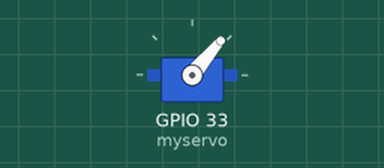
The sketch below on a simulated ESP32. Shown: servo.

Above: at 0.05 s.
At 0.5 s:
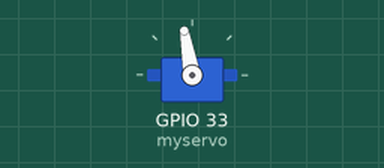
At 1.0 s:
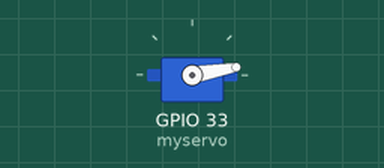
Timing chart, 0 to 4.2 s (numbered marks = the images above):
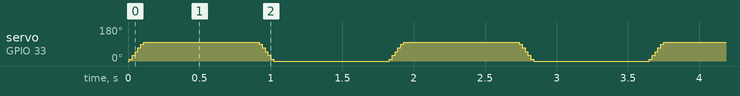

Measured:
- by itself, servo on GPIO 33 (myservo): repeats every 1.8 s: 30° 0.02 s, 50° 0.02 s, 70° 0.02 s, 90° 0.02 s, 100° 0.81 s, 90° 0.02 s, 70° 0.02 s, 50° 0.02 s, 30° 0.02 s, 10° 0.02 s, 0° 0.81 s, 10° 0.02 s

The sketch:

Servo.ino
```cpp
#include <ESP32Servo.h>

Servo myservo;  // create servo object to control a servo

int pos = 0;    // variable to store the servo position
void setup() {
	myservo.attach(33); // attaches the servo on pin 18 to the servo object
}

void loop() {

	for (pos = 0; pos <= 100; pos += 10) { // goes from 0 degrees to 180 degrees
		// in steps of 1 degree
		myservo.write(pos);    // tell servo to go to position in variable 'pos'
		delay(10);             // waits 15ms for the servo to reach the position
	}
 delay(800);
	for (pos = 100; pos >= 0; pos -= 10) { // goes from 180 degrees to 0 degrees
		myservo.write(pos);    // tell servo to go to position in variable 'pos'
		delay(10);             // waits 15ms for the servo to reach the position
	}
 delay(800);
}
```
